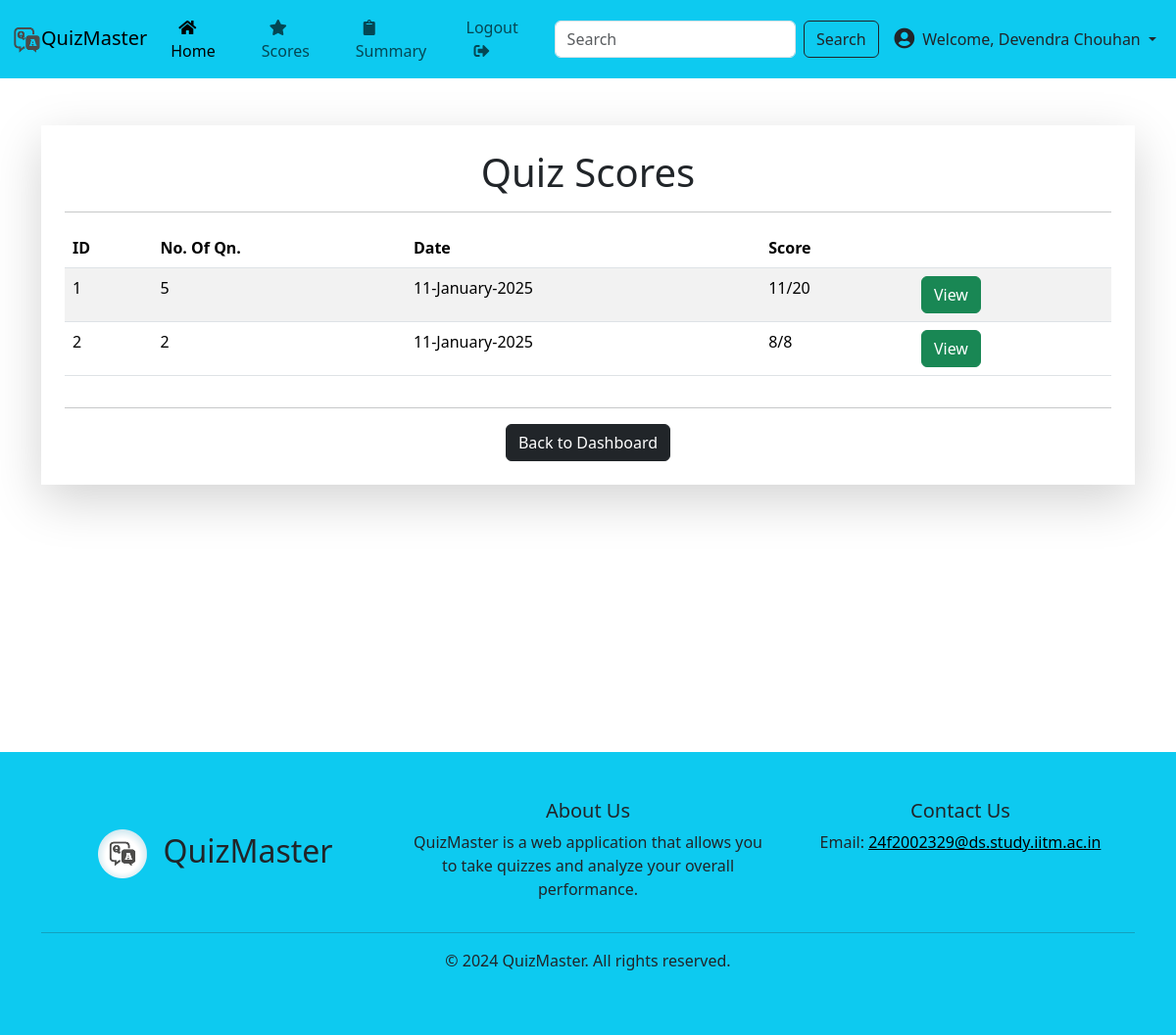
/user/scores (signed in), run on the app's committed database.
### app/models/models.py (models this page shows)
class Result(db.Model):
    id = db.Column(db.Integer, primary_key=True)
    user_id = db.Column(db.Integer, db.ForeignKey('user.id'), nullable=False)
    quiz_id = db.Column(db.Integer, db.ForeignKey('quiz.id'), nullable=False)
    score = db.Column(db.Integer, nullable=False)
    total_questions = db.Column(db.Integer, nullable=False)
    attempted_questions = db.Column(db.Integer, nullable=False)
    correct_answers = db.Column(db.Integer, nullable=False)
    partially_correct_answers = db.Column(db.Integer, nullable=False)
    wrong_answers = db.Column(db.Integer, nullable=False)
    skipped_questions = db.Column(db.Integer, nullable=False)
    status = db.Column(db.String(20), default='attempted')  # New status field
    created_at = db.Column(db.DateTime, default=datetime.now)
    total_marks_quiz = db.Column(db.Integer, nullable=False)
    user = db.relationship('User', backref='results', lazy=True)
    quiz = db.relationship('Quiz', backref='results', lazy=True)

### app/routes/user.py (the view)
@user_blueprint.route('/scores')
def scores():
    if 'user_id' not in session:
        return redirect(url_for('auth.user_login'))
    scores = Result.query.filter_by(user_id=session['user_id']).all()
    return render_template('user/scores.html', scores=scores)

### app/templates/user/scores.html
{% extends "base.html" %}
{% block content %}
<section class="vh-90 content">
    <div class="container my-5">
        <div class="shadow-lg p-4">
            <h1 class="text-center">Quiz Scores</h1>
            <hr>
            <div class="d-flex justify-content-between align-items-center">
                <table class="table table-striped">
                    <thead>
                        <tr>
                            <th>ID</th>
                            <th>No. Of Qn.</th>
                            <th>Date</th>
                            <th>Score</th>
                            <th> </th>
                        </tr>
                    </thead>
                    <tbody>
                        {% for score in scores %}
                            <tr>
                                <td scope="row">{{ score.quiz_id }}</td>
                                <td>{{ score.quiz.questions|length }}</td>
                                <td>{{ score.created_at.strftime('%d-%B-%Y') }}</td>
                                <td>{{ score.score }}/{{ score.total_marks_quiz }}</td>
                                <td><a href="{{ url_for('user.quiz_score', quiz_id=score.quiz_id) }}" class="btn btn-success">View</a></td>
                            </tr>
                        {% endfor %}
                    </tbody>
                </table>
            </div>
            <hr>
            <div class="text-center">
                <a href="{{ url_for('user.dashboard') }}" class="btn btn-dark">Back to Dashboard</a>
            </div>
        </div>
    </div>
</section>
{% endblock %}

### app/static/css/style.css (style rules this page uses)
body, html { height: 90vh; }
.content { min-height: 80vh; }

### data on the page
Result: quiz_id "1", quiz.questions|length "5", created_at "11-January-2025", score "11", total_marks_quiz "20"
Result: quiz_id "2", quiz.questions|length "2", created_at "11-January-2025", score "8", total_marks_quiz "8"

### other printed values
{{ session.get('full_name') or 'Profile' }} "Devendra Chouhan"
